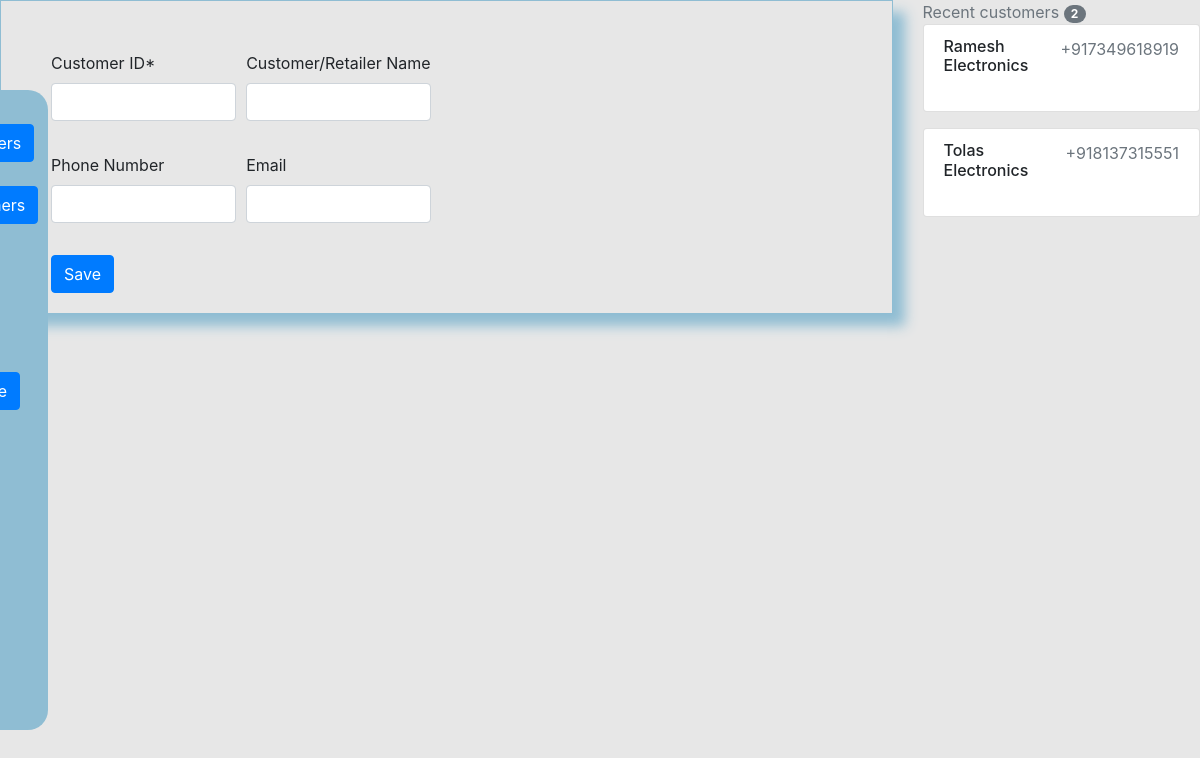
The page /customer/add_customer (signed in) on the database as committed earlier.
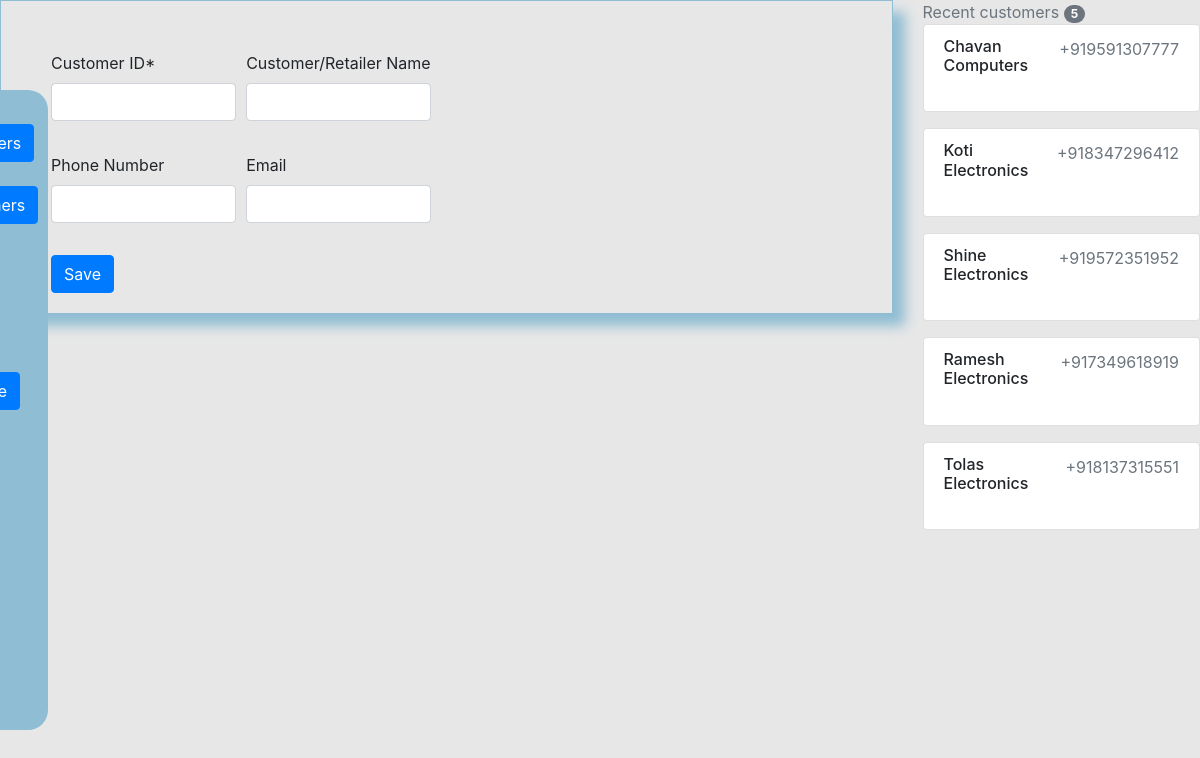
The same page on the database as committed later.
### customer/models.py (models this page shows, shortened)
class Customer(models.Model):
    customer_id = models.IntegerField(primary_key=True, verbose_name="Customer ID")
    name = models.CharField('Customer/Retailer Name', max_length=50, default='', blank=True, null=True)
    ph_no = models.CharField('Phone Number', max_length=13, default='', blank=True, unique=True)
    email = models.CharField('Email', max_length=75, default='', blank=True, unique=True)

### customer/views.py (the view)
# urls.py: path('add_customer', views.add_customer, name='add_customer'),
@login_required
def add_customer(request):
    form = CustomerForm(request.POST or None)
    total_customers = Customer.objects.count()
    queryset = Customer.objects.order_by('-customer_id')[:6]
    if form.is_valid():
        form.save()
        messages.success(request, 'Successfully Saved')
        return redirect('/customer/list_customer')
    context = {
        "form": form,
        "title": "Add Customer",
        "total_customers": total_customers,
		"queryset": queryset,
    }
    return render(request, "entry_customer.html", context)

### customer/forms.py (shortened to what this page needs)
class CustomerForm(forms.ModelForm):
	class Meta:
		model = Customer
		fields = ['customer_id','name','ph_no', 'email']

### djangoproject/templates/entry_customer.html (shortened to what this page needs)
{% load static %}
{% load crispy_forms_tags %}
{% include 'navbar_customer.html' %}
<!DOCTYPE html>
<html>
<head>
	<link href="{% static 'js/jquery-ui-1.12.1/jquery-ui.min.css' %}" rel="stylesheet">
	<link href="{% static 'js/jquery-ui-1.12.1/jquery-ui.structure.min.css' %}" rel="stylesheet">
	<link href="{% static 'js/jquery-ui-1.12.1/jquery-ui.theme.min.css' %}" rel="stylesheet">
	<link rel="stylesheet" type="text/css" href="https://stackpath.bootstrapcdn.com/bootstrap/4.5.2/css/bootstrap.min.css">
	<link href="{% static 'css/stylesheet3.css' %}" rel="stylesheet">
</head>
<body>
	<div class="row">
		<div class="col-sm-9">
			<div class="myForm">
				<form method='POST' action=''>{% csrf_token %}
					<div class="row">
						<div class='col-sm-6'>
							<div class="form-row">
								<div class="form-group col-md-6">
									{{ form.customer_id|as_crispy_field }}
								</div>
								<div class="form-group col-md-6">
									{{ form.name|as_crispy_field }}
								</div>
							</div>
							<div class="form-row">
								<div class="form-group col-md-6">
									{{ form.ph_no|as_crispy_field }}
								</div>
								<div class="form-group col-md-6">
									{{ form.email|as_crispy_field }}
								</div>
							</div>
							<button type="submit" class="btn btn-primary">Save</button>
						</div>
					</div>
				</form>
			</div>
		</div>
		<div class="col-sm-3">
			<div>
				<div>
					<span class="text-muted">Recent customers</span>
					<span class="badge badge-secondary badge-pill">{{total_customers}}</span>
				</div>
				{% for instance in queryset %}
				<ul class="list-group mb-3">
					<li class="list-group-item d-flex justify-content-between lh-condensed">
						<div>
							<h6 class="my-0">{{instance.name}}</h6><br>
						</div>
						<div class="text-muted">{{instance.ph_no}}</div>
					</li>
				</ul>
				{% endfor %}
			</div>
		</div>
	</div>
</body>
</html>

Rows that differ between the two databases and show on the page:
added Customer: name "Chavan Computers", ph_no "+919591307777"
added Customer: name "Koti Electronics", ph_no "+918347296412"
added Customer: name "Shine Electronics", ph_no "+919572351952"
Other text that changed with them:
{{ total_customers }}: "2" → "5"
